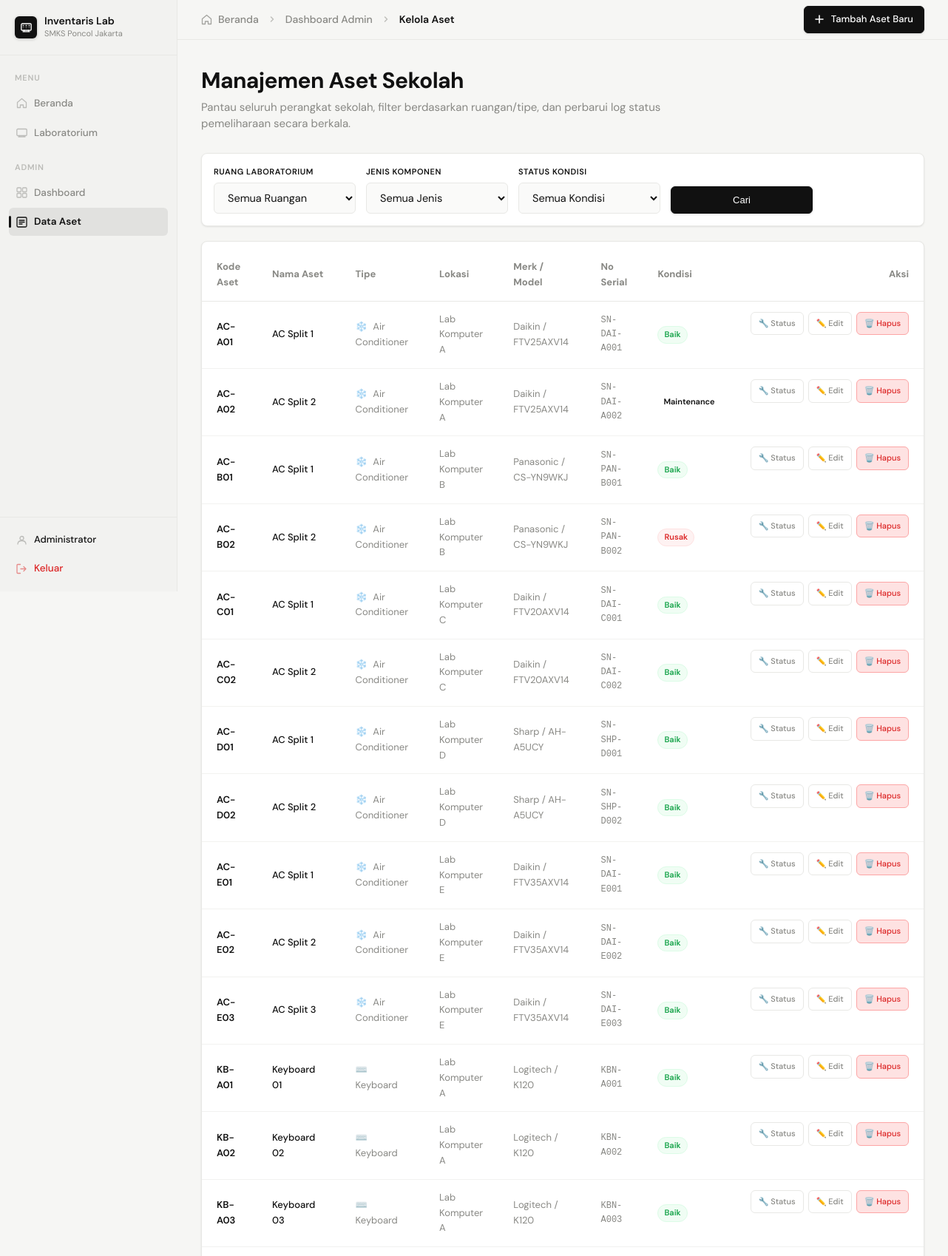
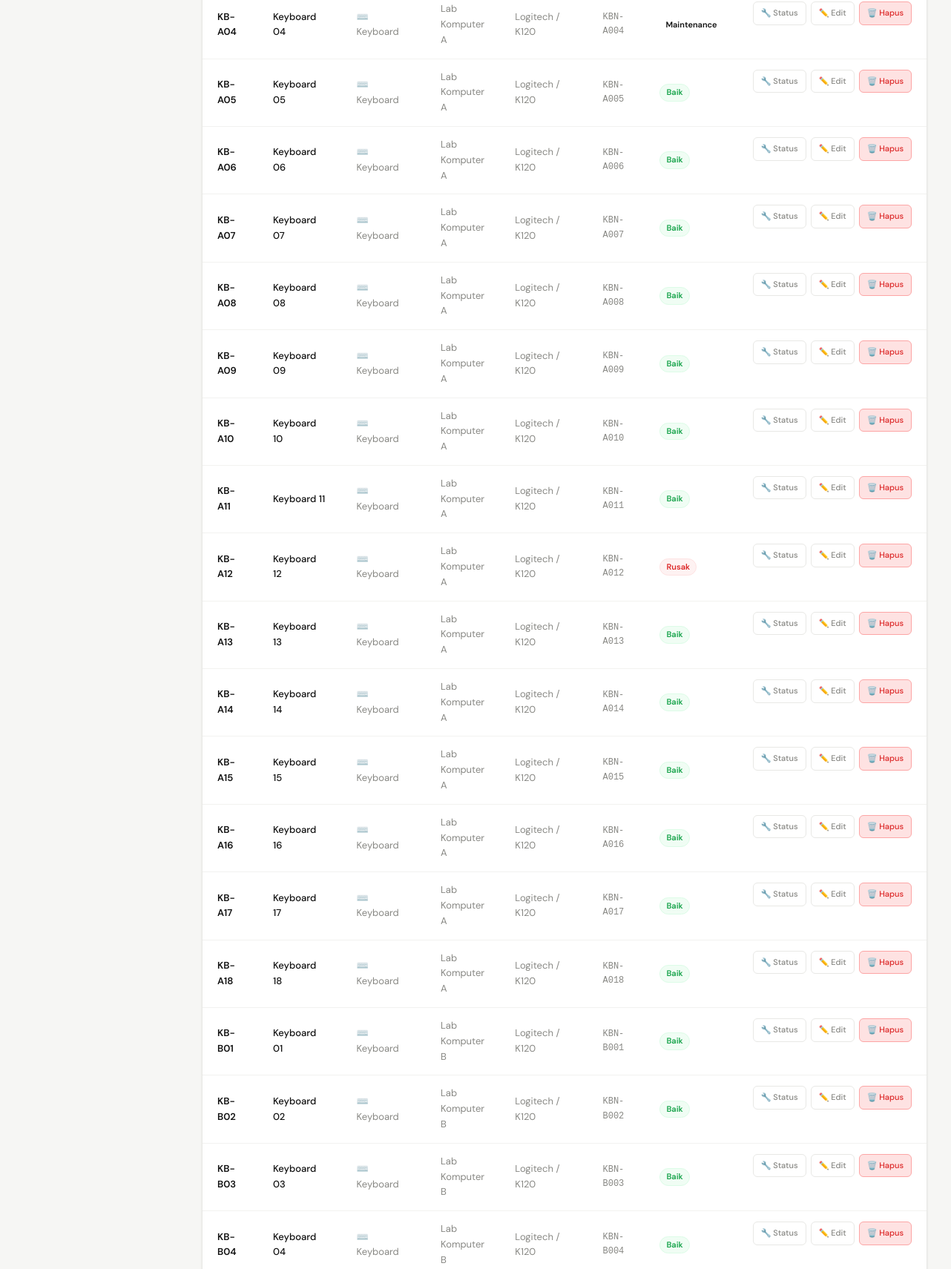
The app's page /admin/assets/index.php (signed in, upper part) with its own data (2 pictures, top to bottom).
### tables this page shows
CREATE TABLE `assets` (
  `id`              INT UNSIGNED    NOT NULL AUTO_INCREMENT,
  `lab_id`          INT UNSIGNED    NOT NULL,
  `asset_type_id`   INT UNSIGNED    NOT NULL,
  `kode_aset`       VARCHAR(30)     NOT NULL UNIQUE,
  `nama`            VARCHAR(100)    NOT NULL,
  `merk`            VARCHAR(100),
  `model`           VARCHAR(100),
  `serial_number`   VARCHAR(100),
  `harga`           DECIMAL(15,2)   NOT NULL DEFAULT 0.00,
  `tahun_beli`      YEAR            NOT NULL,
  `kondisi`         ENUM('baik','rusak','maintenance') NOT NULL DEFAULT 'baik',
  `keterangan`      TEXT,
  `posisi_x`        TINYINT UNSIGNED NOT NULL DEFAULT 0,
  `posisi_y`        TINYINT UNSIGNED NOT NULL DEFAULT 0,
  `rotasi`          SMALLINT        NOT NULL DEFAULT 0,
  `nama_custom`     VARCHAR(100)    NULL DEFAULT NULL,
  `is_active`       TINYINT(1)      NOT NULL DEFAULT 1,
  `created_at`      TIMESTAMP       NOT NULL DEFAULT CURRENT_TIMESTAMP,
  `updated_at`      TIMESTAMP       NOT NULL DEFAULT CURRENT_TIMESTAMP ON UPDATE CURRENT_TIMESTAMP,
  PRIMARY KEY (`id`),
  FOREIGN KEY (`lab_id`)        REFERENCES `labs`(`id`)        ON DELETE CASCADE ON UPDATE CASCADE,
  FOREIGN KEY (`asset_type_id`) REFERENCES `asset_types`(`id`) ON DELETE RESTRICT ON UPDATE CASCADE
);

CREATE TABLE `asset_types` (
  `id`          INT UNSIGNED  NOT NULL AUTO_INCREMENT,
  `kode`        VARCHAR(10)   NOT NULL UNIQUE,    
  `nama`        VARCHAR(50)   NOT NULL,
  `icon`        VARCHAR(10)   NOT NULL DEFAULT '📦',  
  `is_active`   TINYINT(1)    NOT NULL DEFAULT 1,
  PRIMARY KEY (`id`)
);

CREATE TABLE `labs` (
  `id`            INT UNSIGNED  NOT NULL AUTO_INCREMENT,
  `kode_lab`      VARCHAR(20)   NOT NULL UNIQUE,
  `nama`          VARCHAR(100)  NOT NULL,
  `deskripsi`     TEXT,
  `lantai`        TINYINT       NOT NULL DEFAULT 1,
  `kapasitas`     TINYINT       NOT NULL DEFAULT 30,
  `luas_m2`       DECIMAL(6,2),
  `grid_cols`     TINYINT UNSIGNED NOT NULL DEFAULT 8,
  `grid_rows`     TINYINT UNSIGNED NOT NULL DEFAULT 6,
  `pintu_posisi`  VARCHAR(20)   NOT NULL DEFAULT 'kiri-bawah',
  `is_active`     TINYINT(1)    NOT NULL DEFAULT 1,
  `created_at`    TIMESTAMP     NOT NULL DEFAULT CURRENT_TIMESTAMP,
  `updated_at`    TIMESTAMP     NOT NULL DEFAULT CURRENT_TIMESTAMP ON UPDATE CURRENT_TIMESTAMP,
  PRIMARY KEY (`id`)
);

### admin/assets/index.php (the view, shortened to what this page needs)
<?php
require_once __DIR__ . '/../../config/db.php';
$where = ["a.is_active = 1"];
$params = [];
$whereClause = implode(" AND ", $where);
$stmtAssets = $pdo->prepare("
    SELECT a.*, l.nama AS nama_lab, l.kode_lab, at.nama AS nama_tipe, at.kode AS tipe_kode, at.icon AS tipe_icon
    FROM assets a
    JOIN labs l ON l.id = a.lab_id
    JOIN asset_types at ON at.id = a.asset_type_id
    WHERE {$whereClause}
    ORDER BY a.kode_aset ASC
");
$stmtAssets->execute($params);
$assets = $stmtAssets->fetchAll();
require_once __DIR__ . '/../../includes/header.php';
?>
<div class="topbar">
  <div class="breadcrumb">
    <svg width="15" height="15" viewBox="0 0 15 15" fill="none" style="opacity: 0.75;">
      <path d="M1.5 6.5L7.5 1.5l6 5V13.5h-4V10h-4v3.5h-4V6.5z" stroke="currentColor" stroke-width="1.3" stroke-linejoin="round"/>
    </svg>
    <a href="<?= APP_URL ?>/index.php">Beranda</a>
    <svg width="12" height="12" viewBox="0 0 12 12" fill="none" style="margin: 0 4px; opacity: 0.5;">
      <path d="M4.5 9l3-3-3-3" stroke="currentColor" stroke-width="1.5" stroke-linecap="round" stroke-linejoin="round"/>
    </svg>
    <a href="<?= APP_URL ?>/admin/index.php">Dashboard Admin</a>
    <svg width="12" height="12" viewBox="0 0 12 12" fill="none" style="margin: 0 4px; opacity: 0.5;">
      <path d="M4.5 9l3-3-3-3" stroke="currentColor" stroke-width="1.5" stroke-linecap="round" stroke-linejoin="round"/>
    </svg>
    <b>Kelola Aset</b>
  </div>
  <div class="topbar-right">
    <a href="<?= APP_URL ?>/admin/assets/create.php" class="btn btn-dark">
      <svg width="12" height="12" viewBox="0 0 12 12" fill="none" style="margin-right: 4px;">
        <path d="M6 1v10M1 6h10" stroke="currentColor" stroke-width="1.6" stroke-linecap="round"/>
      </svg>
      Tambah Aset Baru
    </a>
  </div>
</div>
<div class="content">
  <div class="page-heading">
    <h1>Manajemen Aset Sekolah</h1>
    <p>Pantau seluruh perangkat sekolah, filter berdasarkan ruangan/tipe, dan perbarui log status pemeliharaan secara berkala.</p>
  </div>
  <div class="panel" style="margin-bottom: 20px; border-color: var(--border);">
    <div class="panel-body" style="padding: 16px;">
      <form method="GET" action="" style="display: grid; grid-template-columns: repeat(auto-fit, minmax(180px, 1fr)) 120px; gap: 14px; align-items: end;">
        <div class="form-group" style="margin-bottom:0;">
          <label class="form-label" for="lab_id" style="font-size: 11px;">Ruang Laboratorium</label>
          <select name="lab_id" id="lab_id" class="form-control">
            <option value="0">Semua Ruangan</option>
          </select>
        </div>
        <div class="form-group" style="margin-bottom:0;">
          <label class="form-label" for="type_id" style="font-size: 11px;">Jenis Komponen</label>
          <select name="type_id" id="type_id" class="form-control">
            <option value="0">Semua Jenis</option>
          </select>
        </div>
        <div class="form-group" style="margin-bottom:0;">
          <label class="form-label" for="kondisi" style="font-size: 11px;">Status Kondisi</label>
          <select name="kondisi" id="kondisi" class="form-control">
            <option value="">Semua Kondisi</option>
          </select>
        </div>
        <div style="display:flex; gap:6px;">
          <button type="submit" class="btn btn-dark" style="justify-content:center; padding:10px; width:100%;">
            Cari
          </button>
        </div>
      </form>
    </div>
  </div>
  <div class="lab-list" style="background: var(--bg-surface); padding: 10px 0; box-shadow: var(--shadow-sm); overflow-x: auto;">
    <table style="width: 100%; border-collapse: collapse; text-align: left; font-size: 13px;">
      <thead>
        <tr style="border-bottom: 1px solid var(--border); color: var(--text-muted); font-weight: 600;">
          <th style="padding: 14px 20px;">Kode Aset</th>
          <th style="padding: 14px 20px;">Nama Aset</th>
          <th style="padding: 14px 20px;">Tipe</th>
          <th style="padding: 14px 20px;">Lokasi</th>
          <th style="padding: 14px 20px;">Merk / Model</th>
          <th style="padding: 14px 20px;">No Serial</th>
          <th style="padding: 14px 20px;">Kondisi</th>
          <th style="padding: 14px 20px; text-align: right;">Aksi</th>
        </tr>
      </thead>
      <tbody>
        <?php if (empty($assets)): ?>
          <tr>
            <td colspan="8" style="padding: 40px; text-align: center; color: var(--text-muted);">
              Tidak ada data aset sekolah yang cocok dengan kriteria filter.
            </td>
          </tr>
        <?php else: ?>
          <?php foreach ($assets as $asset): ?>
            <?php
              $condClass = 'badge-baik';
              $condText = 'Baik';
              if ($asset['kondisi'] === 'rusak') {
                  $condClass = 'badge-rusak';
                  $condText = 'Rusak';
              } elseif ($asset['kondisi'] === 'maintenance') {
                  $condClass = 'badge-maint';
                  $condText = 'Maintenance';
              }
            ?>
            <tr style="border-bottom: 1px solid var(--bg-subtle);" class="panel-item-row-tr">
              <td style="padding: 14px 20px; font-weight: 600; color: var(--text);"><?= htmlspecialchars($asset['kode_aset']) ?></td>
              <td style="padding: 14px 20px; font-weight: 500; color: var(--text);"><?= htmlspecialchars($asset['nama']) ?></td>
              <td style="padding: 14px 20px; color: var(--text-muted);">
                <span style="margin-right: 4px;"><?= htmlspecialchars($asset['tipe_icon']) ?></span>
                <?= htmlspecialchars($asset['nama_tipe']) ?>
              </td>
              <td style="padding: 14px 20px; color: var(--text-muted);"><?= htmlspecialchars($asset['nama_lab']) ?></td>
              <td style="padding: 14px 20px; color: var(--text-muted);">
                <?= htmlspecialchars($asset['merk'] ?: '−') ?> <?= htmlspecialchars($asset['model'] ? ' / ' . $asset['model'] : '') ?>
              </td>
              <td style="padding: 14px 20px; color: var(--text-muted); font-family: monospace; font-size:12px;">
                <?= htmlspecialchars($asset['serial_number'] ?: '−') ?>
              </td>
              <td style="padding: 14px 20px;">
                <span class="badge <?= $condClass ?>"><?= $condText ?></span>
              </td>
              <td style="padding: 14px 20px; text-align: right; display: flex; gap: 6px; justify-content: flex-end;">
                <a href="<?= APP_URL ?>/admin/assets/update_kondisi.php?id=<?= $asset['id'] ?>" class="btn" style="padding: 6px 10px; font-size: 11px;" title="Update Status Kondisi">
                  🔧 Status
                </a>
                <a href="<?= APP_URL ?>/admin/assets/edit.php?id=<?= $asset['id'] ?>" class="btn" style="padding: 6px 10px; font-size: 11px;">
                  ✏️ Edit
                </a>
                <a href="<?= APP_URL ?>/admin/assets/index.php?action=delete&id=<?= $asset['id'] ?>" class="btn" style="padding: 6px 10px; font-size: 11px; background:#fee2e2; border-color:#fca5a5; color:var(--red);" onclick="return confirm('Apakah Anda yakin ingin menghapus data aset ini?')">
                  🗑️ Hapus
                </a>
              </td>
            </tr>
          <?php endforeach; ?>
        <?php endif; ?>
      </tbody>
    </table>
  </div>
</div>
<?php require_once __DIR__ . '/../../includes/footer.php'; ?>

### assets/css/style.css (style rules this page uses)
:root { --bg: #f6f6f4; --bg-surface: #ffffff; --bg-subtle: #f2f2f0; --border: #e8e8e5; --border-hover: #d0d0cc; --text: #111111; --text-muted: #888884; --text-faint: #bbbbb7; --accent: #111111; --green: #16a34a; --red: #dc2626; --amber: #d97706; --sidebar-w: 240px; --r: 8px; --shadow-sm: 0 1px 3px rgba(0,0,0,.06), 0 1px 2px rgba(0,0,0,.04); --shadow-md: 0 4px 12px rgba(0,0,0,.08), 0 1px 3px rgba(0,0,0,.04); }
*, *::before, *::after { box-sizing: border-box; margin: 0; padding: 0; }
html { font-size: 15px; }
body { font-family: 'DM Sans', -apple-system, sans-serif; background: var(--bg); color: var(--text); line-height: 1.6; display: flex; min-height: 100vh; -webkit-font-smoothing: antialiased; }
a { color: inherit; text-decoration: none; }
.topbar { height: 54px; border-bottom: 1px solid var(--border); display: flex; align-items: center; justify-content: space-between; padding: 0 32px; position: sticky; top: 0; background: rgba(246,246,244,.85); backdrop-filter: blur(10px); -webkit-backdrop-filter: blur(10px); z-index: 40; }
.breadcrumb { display: flex; align-items: center; gap: 8px; font-size: 14px; font-weight: 500; color: var(--text-muted); }
.breadcrumb b { color: var(--text); font-weight: 600; }
.topbar-right { display: flex; align-items: center; gap: 8px; }
.content { flex: 1; padding: 36px 32px; max-width: 1180px; }
.page-heading { margin-bottom: 28px; }
.page-heading h1 { font-size: 30px; font-weight: 700; color: var(--text); line-height: 1.25; letter-spacing: -0.02em; }
.page-heading p { margin-top: 6px; font-size: 15px; color: var(--text-muted); max-width: 650px; line-height: 1.5; }
.panel { border: 1px solid var(--border); border-radius: var(--r); background: var(--bg-surface); box-shadow: var(--shadow-sm); overflow: hidden; position: sticky; top: 78px; }
.lab-list { display: flex; flex-direction: column; border: 1px solid var(--border); border-radius: var(--r); overflow: hidden; background: var(--bg-surface); box-shadow: var(--shadow-sm); }
.btn { display: inline-flex; align-items: center; gap: 6px; padding: 7px 14px; border-radius: 6px; font-size: 13px; font-weight: 500; border: 1px solid var(--border); background: var(--bg-surface); color: var(--text-muted); cursor: pointer; transition: background 200ms ease, color 200ms ease, border-color 200ms ease, box-shadow 200ms ease, transform 200ms ease; white-space: nowrap; }
.btn-dark { background: var(--accent); color: #fff; border-color: var(--accent); box-shadow: 0 1px 3px rgba(0,0,0,.15); transition: background 200ms ease, color 200ms ease, border-color 200ms ease, box-shadow 200ms ease, transform 200ms ease; }
.badge { display: inline-block; font-size: 11px; font-weight: 600; padding: 2px 8px; border-radius: 99px; text-transform: capitalize; }
.badge-baik { background: #f0fdf4; color: var(--green); border: 1px solid #dcfce7; }
.badge-rusak { background: #fef2f2; color: var(--red); border: 1px solid #fee2e2; }
.form-group { display: flex; flex-direction: column; gap: 6px; }
.form-label { font-size: 11px; font-weight: 600; color: var(--text); text-transform: uppercase; letter-spacing: 0.05em; }
.form-control { padding: 10px 14px; font-size: 14.5px; border: 1px solid var(--border); border-radius: 6px; background: #fafaf9; color: var(--text); font-family: inherit; transition: border-color 150ms ease, background 150ms ease, box-shadow 150ms ease; outline: none; }

### admin/assets/index.php (style rules this page uses)
.panel-item-row-tr { transition: background-color 200ms ease; }

### records on screen
assets: kode_aset "AC-A01", nama "AC Split 1", asset_type.icon "❄️", asset_type.nama "Air Conditioner", lab.nama "Lab Komputer A", merk "Daikin", model "/ FTV25AXV14", serial_number "SN-DAI-A001", condText "Baik"
assets: kode_aset "AC-A02", nama "AC Split 2", asset_type.icon "❄️", asset_type.nama "Air Conditioner", lab.nama "Lab Komputer A", merk "Daikin", model "/ FTV25AXV14", serial_number "SN-DAI-A002", kondisi "Maintenance"
assets: kode_aset "AC-B01", nama "AC Split 1", asset_type.icon "❄️", asset_type.nama "Air Conditioner", lab.nama "Lab Komputer B", merk "Panasonic", model "/ CS-YN9WKJ", serial_number "SN-PAN-B001", condText "Baik"
assets: kode_aset "AC-B02", nama "AC Split 2", asset_type.icon "❄️", asset_type.nama "Air Conditioner", lab.nama "Lab Komputer B", merk "Panasonic", model "/ CS-YN9WKJ", serial_number "SN-PAN-B002", kondisi "Rusak"
assets: kode_aset "AC-C01", nama "AC Split 1", asset_type.icon "❄️", asset_type.nama "Air Conditioner", lab.nama "Lab Komputer C", merk "Daikin", model "/ FTV20AXV14", serial_number "SN-DAI-C001", condText "Baik"
assets: kode_aset "AC-C02", nama "AC Split 2", asset_type.icon "❄️", asset_type.nama "Air Conditioner", lab.nama "Lab Komputer C", merk "Daikin", model "/ FTV20AXV14", serial_number "SN-DAI-C002", condText "Baik"
assets: kode_aset "AC-D01", nama "AC Split 1", asset_type.icon "❄️", asset_type.nama "Air Conditioner", lab.nama "Lab Komputer D", merk "Sharp", model "/ AH-A5UCY", serial_number "SN-SHP-D001", condText "Baik"
assets: kode_aset "AC-D02", nama "AC Split 2", asset_type.icon "❄️", asset_type.nama "Air Conditioner", lab.nama "Lab Komputer D", merk "Sharp", model "/ AH-A5UCY", serial_number "SN-SHP-D002", condText "Baik"
assets: kode_aset "AC-E01", nama "AC Split 1", asset_type.icon "❄️", asset_type.nama "Air Conditioner", lab.nama "Lab Komputer E", merk "Daikin", model "/ FTV35AXV14", serial_number "SN-DAI-E001", condText "Baik"
assets: kode_aset "AC-E02", nama "AC Split 2", asset_type.icon "❄️", asset_type.nama "Air Conditioner", lab.nama "Lab Komputer E", merk "Daikin", model "/ FTV35AXV14", serial_number "SN-DAI-E002", condText "Baik"
assets: kode_aset "AC-E03", nama "AC Split 3", asset_type.icon "❄️", asset_type.nama "Air Conditioner", lab.nama "Lab Komputer E", merk "Daikin", model "/ FTV35AXV14", serial_number "SN-DAI-E003", condText "Baik"
assets: kode_aset "KB-A01", nama "Keyboard 01", asset_type.icon "⌨️", asset_type.nama "Keyboard", lab.nama "Lab Komputer A", merk "Logitech", model "/ K120", serial_number "KBN-A001", condText "Baik"
assets: kode_aset "KB-A02", nama "Keyboard 02", asset_type.icon "⌨️", asset_type.nama "Keyboard", lab.nama "Lab Komputer A", merk "Logitech", model "/ K120", serial_number "KBN-A002", condText "Baik"
assets: kode_aset "KB-A03", nama "Keyboard 03", asset_type.icon "⌨️", asset_type.nama "Keyboard", lab.nama "Lab Komputer A", merk "Logitech", model "/ K120", serial_number "KBN-A003", condText "Baik"
assets: kode_aset "KB-A04", nama "Keyboard 04", asset_type.icon "⌨️", asset_type.nama "Keyboard", lab.nama "Lab Komputer A", merk "Logitech", model "/ K120", serial_number "KBN-A004", kondisi "Maintenance"
assets: kode_aset "KB-A05", nama "Keyboard 05", asset_type.icon "⌨️", asset_type.nama "Keyboard", lab.nama "Lab Komputer A", merk "Logitech", model "/ K120", serial_number "KBN-A005", condText "Baik"
assets: kode_aset "KB-A06", nama "Keyboard 06", asset_type.icon "⌨️", asset_type.nama "Keyboard", lab.nama "Lab Komputer A", merk "Logitech", model "/ K120", serial_number "KBN-A006", condText "Baik"
assets: kode_aset "KB-A07", nama "Keyboard 07", asset_type.icon "⌨️", asset_type.nama "Keyboard", lab.nama "Lab Komputer A", merk "Logitech", model "/ K120", serial_number "KBN-A007", condText "Baik"
assets: kode_aset "KB-A08", nama "Keyboard 08", asset_type.icon "⌨️", asset_type.nama "Keyboard", lab.nama "Lab Komputer A", merk "Logitech", model "/ K120", serial_number "KBN-A008", condText "Baik"
assets: kode_aset "KB-A09", nama "Keyboard 09", asset_type.icon "⌨️", asset_type.nama "Keyboard", lab.nama "Lab Komputer A", merk "Logitech", model "/ K120", serial_number "KBN-A009", condText "Baik"
assets: kode_aset "KB-A10", nama "Keyboard 10", asset_type.icon "⌨️", asset_type.nama "Keyboard", lab.nama "Lab Komputer A", merk "Logitech", model "/ K120", serial_number "KBN-A010", condText "Baik"
assets: kode_aset "KB-A11", nama "Keyboard 11", asset_type.icon "⌨️", asset_type.nama "Keyboard", lab.nama "Lab Komputer A", merk "Logitech", model "/ K120", serial_number "KBN-A011", condText "Baik"
assets: kode_aset "KB-A12", nama "Keyboard 12", asset_type.icon "⌨️", asset_type.nama "Keyboard", lab.nama "Lab Komputer A", merk "Logitech", model "/ K120", serial_number "KBN-A012", kondisi "Rusak"
assets: kode_aset "KB-A13", nama "Keyboard 13", asset_type.icon "⌨️", asset_type.nama "Keyboard", lab.nama "Lab Komputer A", merk "Logitech", model "/ K120", serial_number "KBN-A013", condText "Baik"
assets: kode_aset "KB-A14", nama "Keyboard 14", asset_type.icon "⌨️", asset_type.nama "Keyboard", lab.nama "Lab Komputer A", merk "Logitech", model "/ K120", serial_number "KBN-A014", condText "Baik"
assets: kode_aset "KB-A15", nama "Keyboard 15", asset_type.icon "⌨️", asset_type.nama "Keyboard", lab.nama "Lab Komputer A", merk "Logitech", model "/ K120", serial_number "KBN-A015", condText "Baik"
assets: kode_aset "KB-A16", nama "Keyboard 16", asset_type.icon "⌨️", asset_type.nama "Keyboard", lab.nama "Lab Komputer A", merk "Logitech", model "/ K120", serial_number "KBN-A016", condText "Baik"
assets: kode_aset "KB-A17", nama "Keyboard 17", asset_type.icon "⌨️", asset_type.nama "Keyboard", lab.nama "Lab Komputer A", merk "Logitech", model "/ K120", serial_number "KBN-A017", condText "Baik"
assets: kode_aset "KB-A18", nama "Keyboard 18", asset_type.icon "⌨️", asset_type.nama "Keyboard", lab.nama "Lab Komputer A", merk "Logitech", model "/ K120", serial_number "KBN-A018", condText "Baik"
assets: kode_aset "KB-B01", nama "Keyboard 01", asset_type.icon "⌨️", asset_type.nama "Keyboard", lab.nama "Lab Komputer B", merk "Logitech", model "/ K120", serial_number "KBN-B001", condText "Baik"
assets: kode_aset "KB-B02", nama "Keyboard 02", asset_type.icon "⌨️", asset_type.nama "Keyboard", lab.nama "Lab Komputer B", merk "Logitech", model "/ K120", serial_number "KBN-B002", condText "Baik"
assets: kode_aset "KB-B03", nama "Keyboard 03", asset_type.icon "⌨️", asset_type.nama "Keyboard", lab.nama "Lab Komputer B", merk "Logitech", model "/ K120", serial_number "KBN-B003", condText "Baik"
assets: kode_aset "KB-B04", nama "Keyboard 04", asset_type.icon "⌨️", asset_type.nama "Keyboard", lab.nama "Lab Komputer B", merk "Logitech", model "/ K120", serial_number "KBN-B004", condText "Baik"

### other values on screen
APP_NAME "Inventaris Lab"
$user['nama'] "Administrator"
